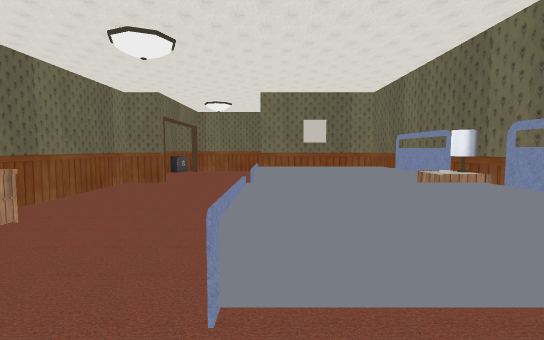
view 1 (above)

14 first-person views from a walk through a 3-D level made in the Unity game engine. The camera is 1.5 m above the floor, tilts 4° down and sees 85° across. The floor is counted in squares, 1 m on a side. Each view is taken from the middle of a square. On the plan, view 1 faces up. The plan holds only what a view shows up to about 15 squares ahead; the rest is blank. The place goes on beyond the plan. The player is left out. Door leaves are left out, so doorways stand open. Some surface patterns are stand-ins.

view 2
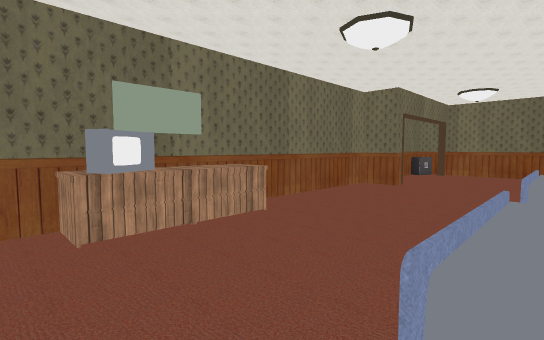

view 3
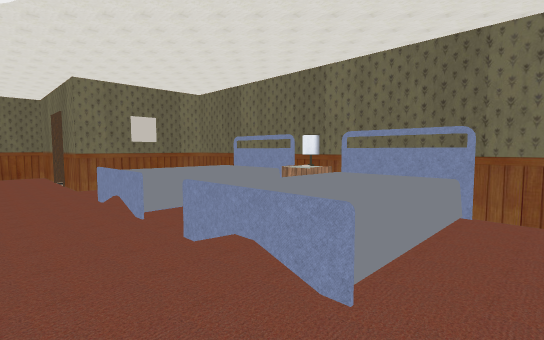

view 4
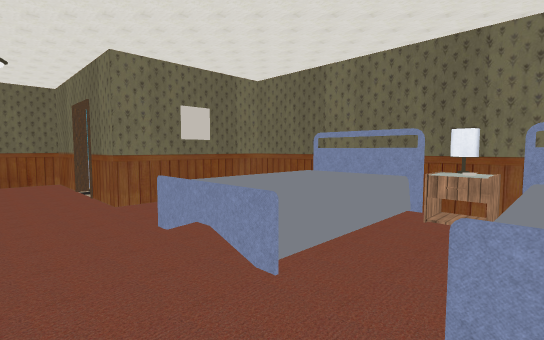

view 5
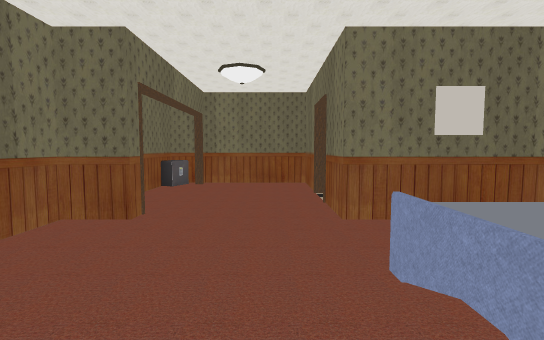

view 6
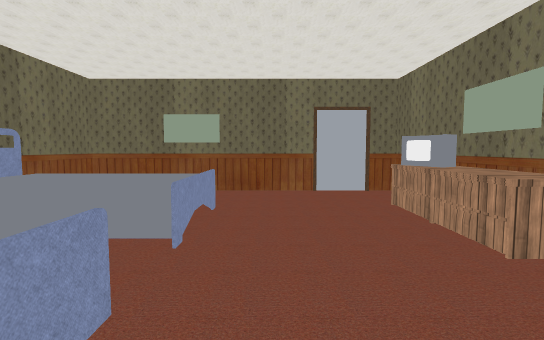

view 7
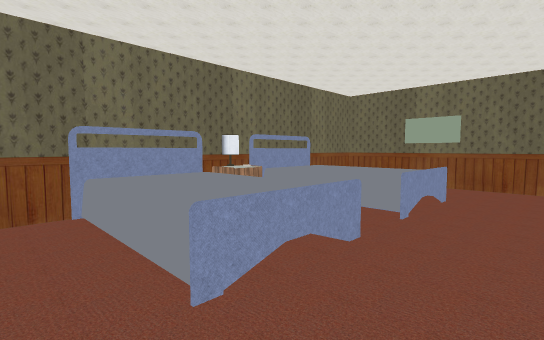

view 8
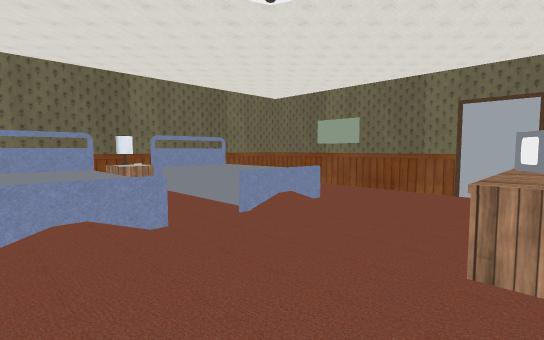

view 9
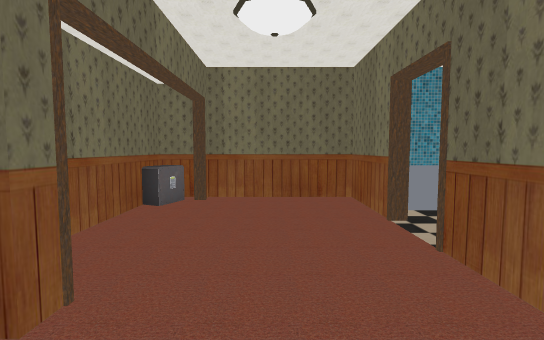

view 10
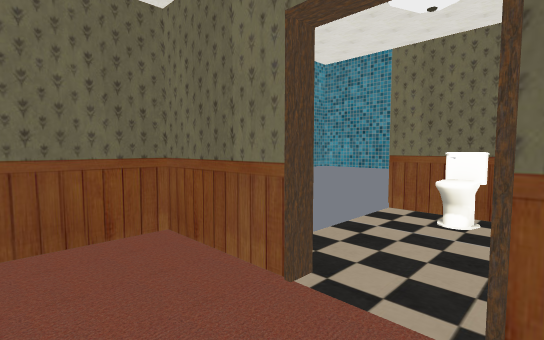

view 11
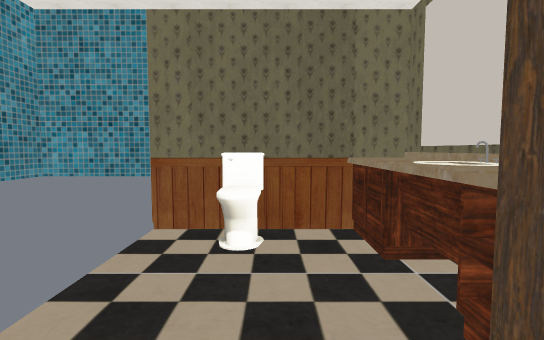

view 12
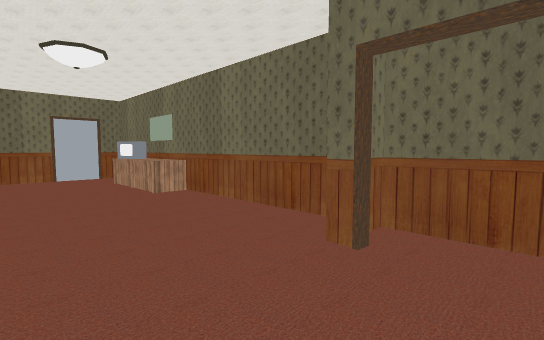

view 13
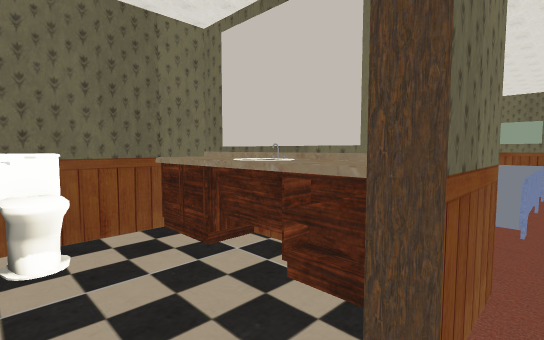

view 14
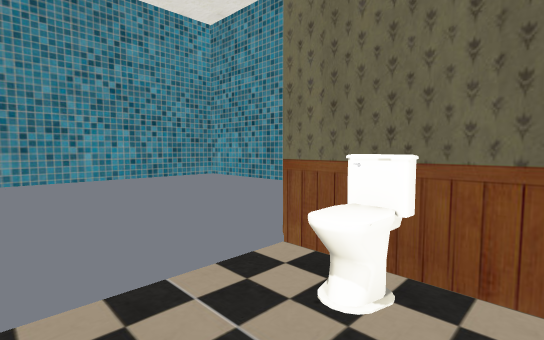

### Floor plan
Ten units are one square. View 1 is at (0, 0); x grows to the right and y downward. Boxes are objects, and circles mark ways between rooms. Rooms are numbered by the first view taken in them; rooms with no view inside come last. Other rooms are left out.
<svg viewBox="-70 -210 120 223">
<path fill="none" stroke="#000" d="M-54 -139 -50 -139 -50 -132 -65 -132 -65 -12M-65 -159 -65 -135 -60 -135M-5 -171 -5 -202 -50 -202M-65 2 -65 8 45 8 45 -132 -5 -132 -5 -153M-50 -197 -54 -197M-54 -202 -65 -202 -65 -160M8 -135 45 -135 45 -202 11 -202"/>
<rect x="-65" y="-35" width="20" height="20" fill="#bbb"><title>TV</title></rect>
<rect x="-65" y="-65" width="20" height="30" fill="#bbb"><title>dresser</title></rect>
<rect x="-65" y="-195" width="10" height="10" fill="#bbb"><title>other object</title></rect>
<rect x="-55" y="-25" width="10" height="10" fill="#bbb"><title>dresser</title></rect>
<rect x="-5" y="-55" width="10" height="30" fill="#bbb"><title>bed</title></rect>
<rect x="-5" y="-105" width="10" height="30" fill="#bbb"><title>bed</title></rect>
<rect x="-5" y="-145" width="10" height="10" fill="#bbb"><title>other object</title></rect>
<rect x="5" y="-55" width="30" height="30" fill="#bbb"><title>other object</title></rect>
<rect x="5" y="-105" width="30" height="30" fill="#bbb"><title>other object</title></rect>
<rect x="35" y="-55" width="10" height="30" fill="#bbb"><title>bed</title></rect>
<rect x="35" y="-75" width="10" height="20" fill="#bbb"><title>lamp</title></rect>
<rect x="35" y="-105" width="10" height="30" fill="#bbb"><title>bed</title></rect>
<rect x="5" y="-145" width="30" height="10" fill="#bbb"><title>other object</title></rect>
<rect x="5" y="-205" width="40" height="30" fill="#bbb"><title>other object</title></rect>
<rect x="25" y="-175" width="20" height="20" fill="#bbb"><title>toilet</title></rect>
<rect x="35" y="-145" width="10" height="10" fill="#bbb"><title>other object</title></rect>
<circle cx="0" cy="-165" r="3" fill="#2a7"/>
<text x="-20" y="-80">1</text>
<text x="30" y="-170">2</text>
</svg>
Room 1 opens to room 2.

Where each view was taken, in squares from view 1:
view 1: 0 up, 0 right, facing up
view 2: 1 up, 0 right, facing up-left
view 3: 1 up, 3 left, facing up-right
view 4: 5 up, 3 left, facing up-right
view 5: 7 up, 2 left, facing up
view 6: 10 up, 2 left, facing down
view 7: 12 up, 3 left, facing down-right
view 8: 10 up, 6 left, facing down-right
view 9: 11 up, 3 left, facing up
view 10: 15 up, 3 left, facing up-right
view 11: 16 up, 1 left, facing right
view 12: 16 up, 1 left, facing down-left
view 13: 17 up, 1 left, facing down-right
view 14: 15 up, 1 right, facing up-right
